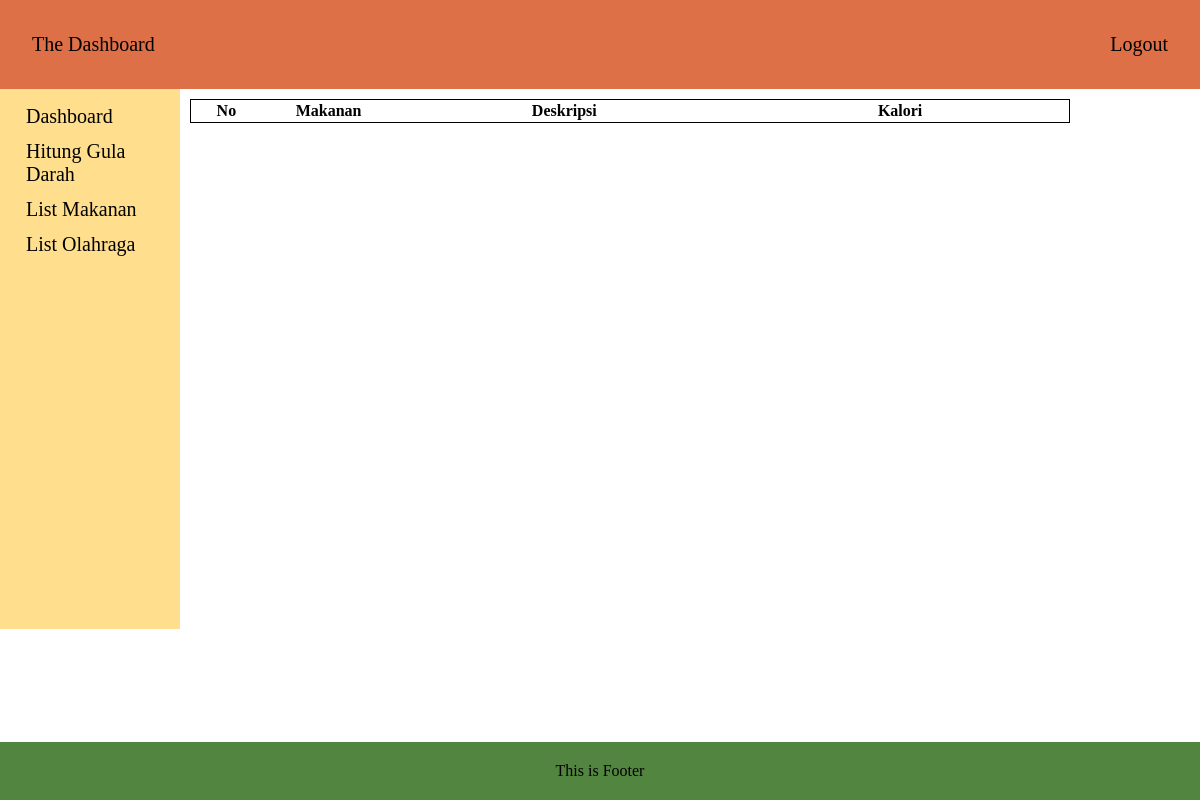
Before: /pages/makanan.php with the older database file.
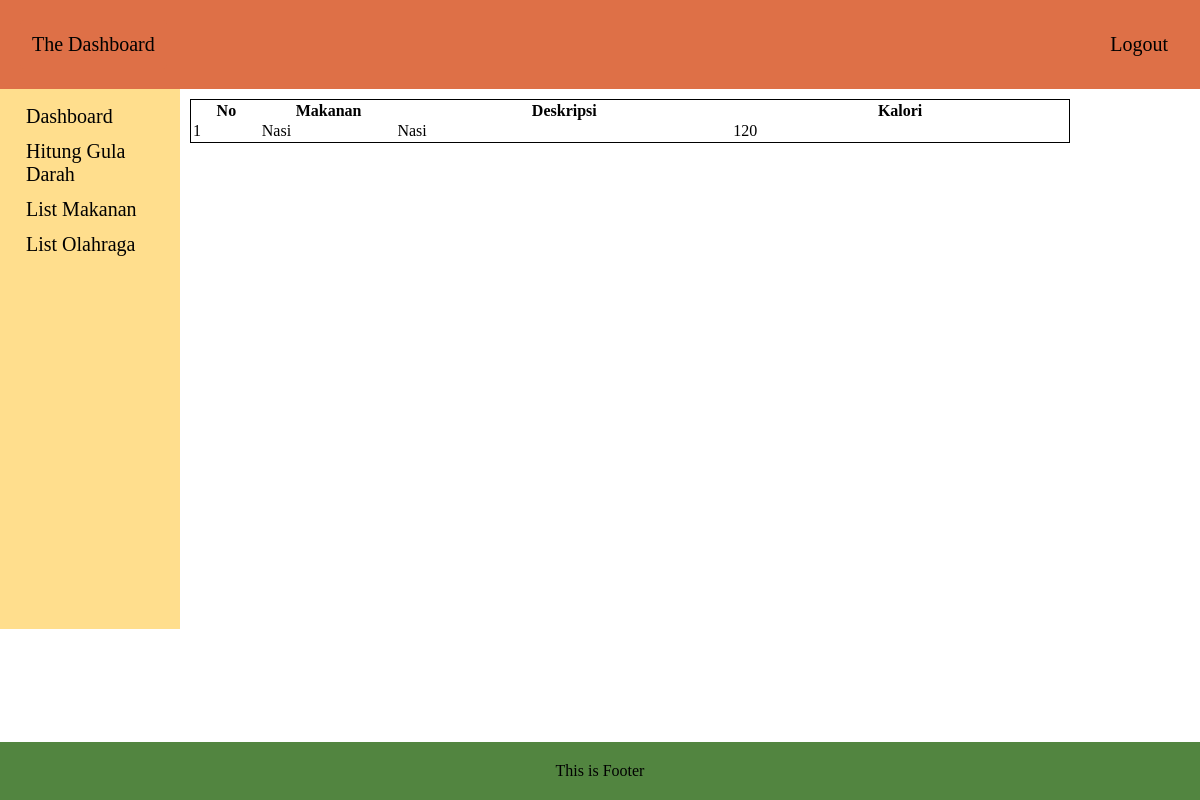
After: the same page with the newer database file.
### tables this page shows
CREATE TABLE `makanan` (
  `id` int(11) NOT NULL,
  `makanan` varchar(255) NOT NULL,
  `deskripsi` varchar(255) NOT NULL,
  `kalori` int(11) NOT NULL
);

### pages/makanan.php (the view, shortened to what this page needs)
<?php
  include("../func/db.php");
  $query = mysqli_query($connect,"SELECT * FROM makanan");
 ?>
<html>
<head>
  <link rel="stylesheet" type="text/css" href="../css/allin.css" />
</head>
<body>
  <div class="header">
    <a href="#default" class="header">The Dashboard</a>
    <div class="header-right">
      <a class="#about" href="../func/logout.php">Logout</a>
    </div>
  </div>
  <div class="row">
    <div class="column side">
      <a href="dashboard.php">Dashboard</a>
      <a href="hitung.php">Hitung Gula Darah</a>
        <a href="makanan.php">List Makanan</a>
        <a href="olahraga.php">List Olahraga</a>
    </div>
    <div class="column middle">
      <table style="border:1px solid black;">
      <tr>
        <th width="3%">No</th>
        <th width="5%">Makanan</th>
        <th width="15%">Deskripsi</th>
        <th width="15%">Kalori</th>
      </tr>
      <?php
        $i = 1;
        while ($doc = mysqli_fetch_array($query)) { ?>
        <tr><center>
          <td><?php echo $i; ?></td>
          <td><?php echo $doc['makanan']; ?></td>
          <td><?php echo $doc['deskripsi']; ?></td>
          <td><?php echo $doc['kalori']; ?></td>
        </tr></center>
       <?php $i++;
       } ?>
  </table>
    </div>
  </div>
  <div class="footer">
    <p>
      This is Footer
    </p>
  </div>
</body>
</html>

Changed rows visible on the page:
added makanan: makanan "Nasi", deskripsi "Nasi", kalori "120"
